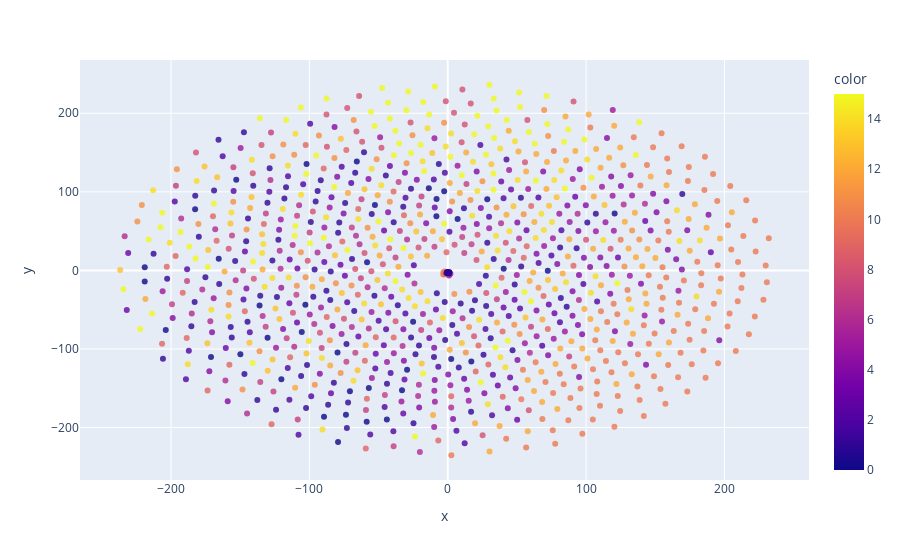

Source (notebook cell):
### Code cell
fig = px.scatter(data_df, x= X_embedded[:,0],y= X_embedded[:,1], 
              color= y_pred, opacity = 0.8 , size_max=50)
fig.show()

### Figure 1 — Plotly figure (JSON) as saved in the notebook; plotly's stock layout.template omitted (floating-point values rounded to 4 significant figures; data arrays with more than 128 entries replaced by an {"elided": "..."} marker saying what was removed)
{"data": [{"hovertemplate": "x=%{x}<br>y=%{y}<br>color=%{marker.color}<extra></extra>", "legendgroup": "", "marker": {"color": {"elided": "1000 int values"}, "coloraxis": "coloraxis", "opacity": 0.8, "symbol": "circle"}, "mode": "markers", "name": "", "orientation": "v", "showlegend": false, "type": "scatter", "x": {"elided": "1000 float values"}, "xaxis": "x", "y": {"elided": "1000 float values"}, "yaxis": "y"}], "layout": {"coloraxis": {"colorbar": {"title": {"text": "color"}}, "colorscale": [[0, "#0d0887"], [0.1111, "#46039f"], [0.2222, "#7201a8"], [0.3333, "#9c179e"], [0.4444, "#bd3786"], [0.5556, "#d8576b"], [0.6667, "#ed7953"], [0.7778, "#fb9f3a"], [0.8889, "#fdca26"], [1, "#f0f921"]]}, "legend": {"tracegroupgap": 0}, "margin": {"t": 60}, "xaxis": {"anchor": "y", "domain": [0, 1], "title": {"text": "x"}}, "yaxis": {"anchor": "x", "domain": [0, 1], "title": {"text": "y"}}}}
